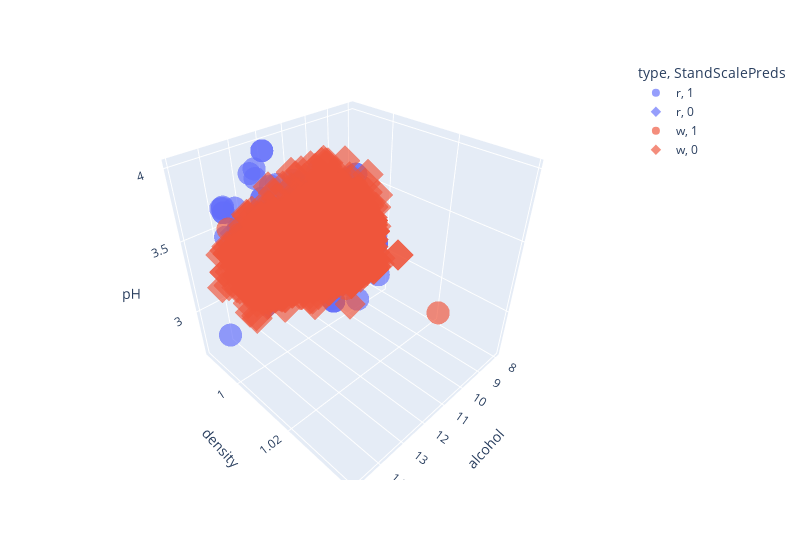

The notebook cell this image was saved under:
### Code cell
# hard to see clearly, but try 3d
# very little separation between alcohol/res. sugar, density, pH

# correct combos: r, 1 = purple circle and w, 0 = orange diamond

fig = px.scatter_3d(
    combined_withtypes,
    x="alcohol", #"residual sugar",
    y="density",
    z='pH',
    color="type",
    symbol="StandScalePreds",
    width=800,
    log_x=False,
    log_y=False,
    log_z=True,
    opacity=0.67
)
#fig.update_layout(legend=dict(x=0, y=1))
fig.show()

### Figure 1 — Plotly figure (JSON) as saved in the notebook; plotly's stock layout.template omitted (floating-point values rounded to 4 significant figures; data arrays with more than 128 entries replaced by an {"elided": "..."} marker saying what was removed)
{"data": [{"hovertemplate": "type=r<br>StandScalePreds=1<br>alcohol=%{x}<br>density=%{y}<br>pH=%{z}<extra></extra>", "legendgroup": "r, 1", "marker": {"color": "#636efa", "opacity": 0.67, "symbol": "circle"}, "mode": "markers", "name": "r, 1", "scene": "scene", "showlegend": true, "type": "scatter3d", "x": {"elided": "1575 float values"}, "y": {"elided": "1575 float values"}, "z": {"elided": "1575 float values"}}, {"hovertemplate": "type=r<br>StandScalePreds=0<br>alcohol=%{x}<br>density=%{y}<br>pH=%{z}<extra></extra>", "legendgroup": "r, 0", "marker": {"color": "#636efa", "opacity": 0.67, "symbol": "diamond"}, "mode": "markers", "name": "r, 0", "scene": "scene", "showlegend": true, "type": "scatter3d", "x": [9.2, 11.9, 12.1, 11.5, 9.5, 11.3, 11.7, 11.7, 12.7, 12.7, 12.3, 12.3, 11.8, 13.6, 9.5, 11.8, 11.5, 10.3, 12.4, 9.7, 10.55, 12.4, 11.2, 10.5], "y": [0.9954, 0.9912, 0.9952, 0.9922, 0.9964, 0.9948, 0.9906, 0.9906, 0.9901, 0.9901, 0.9932, 0.9932, 0.9945, 0.9902, 0.9934, 0.9952, 0.9957, 0.9972, 0.9933, 0.9952, 0.9924, 0.9934, 0.9949, 0.9968], "z": [3.32, 3.25, 3.44, 3.12, 3.27, 3.16, 3.26, 3.26, 2.89, 2.89, 3.01, 3.01, 2.98, 3.49, 3.32, 3.33, 3.3, 3.33, 3.35, 3.1, 3.3, 3.39, 3.34, 3.39]}, {"hovertemplate": "type=w<br>StandScalePreds=1<br>alcohol=%{x}<br>density=%{y}<br>pH=%{z}<extra></extra>", "legendgroup": "w, 1", "marker": {"color": "#EF553B", "opacity": 0.67, "symbol": "circle"}, "mode": "markers", "name": "w, 1", "scene": "scene", "showlegend": true, "type": "scatter3d", "x": [9.7, 9, 9.7, 10.2, 8.9, 10, 9.2, 9.6, 8.8, 10.7, 9.1, 9.2, 9, 10.5, 10.5, 9.5, 9.1, 10.7, 9.7, 10.8, 10, 9.4, 9.2, 9.4, 13.7, 13.7, 10.4, 10.6, 10.6, 10.1, 9.3, 10, 10.2, 10, 10.1, 10.2, 9.2, 10.1, 9.2, 10.2, 9.4, 9.5, 9.5, 10.4, 9.2, 9.2, 9.8, 10, 9.7, 13.5, 9.7, 12.6, 11.7, 9.5, 10.5, 10.4, 10.5, 13.5, 10.3, 12.4, 10.1, 9.4, 9.8, 10.2, 10.2, 13.8, 13.7, 9.5], "y": [0.994, 0.9951, 0.9966, 0.9938, 0.9972, 0.9934, 0.9938, 0.9954, 0.9944, 0.9965, 0.9983, 0.9972, 0.9984, 0.9963, 0.9963, 0.996, 0.9983, 0.9936, 0.9956, 0.995, 0.9932, 0.9937, 0.9993, 0.9965, 0.9907, 0.9907, 0.9934, 0.9946, 0.9946, 0.9957, 0.9988, 0.9968, 0.9958, 0.9932, 0.9948, 0.9966, 0.9991, 0.9925, 0.9932, 0.9994, 0.9948, 0.9936, 0.9978, 0.9926, 0.9977, 0.9977, 0.995, 0.9966, 0.995, 0.9908, 0.9949, 0.9919, 1.039, 0.9978, 0.9936, 0.9927, 0.9921, 0.9925, 0.9924, 0.9906, 0.9926, 0.9968, 0.9936, 0.9943, 0.9943, 0.9898, 0.9903, 0.9934], "z": [3.63, 3.38, 3.06, 3.32, 3.37, 3.34, 3.07, 3.29, 3.01, 3.48, 3.32, 3.4, 3.08, 3.72, 3.72, 3.36, 2.87, 3.54, 3.21, 3.22, 3.26, 3.31, 2.94, 3.2, 3.42, 3.42, 3.41, 3.31, 3.36, 3.27, 2.99, 3.11, 3.12, 3.16, 2.89, 3.02, 3.07, 3.09, 3.34, 3.12, 2.77, 3.08, 3.06, 3.05, 3.56, 3.56, 3.22, 3.33, 3.2, 3.48, 3.17, 3, 3.39, 3.02, 3.32, 3.42, 3.17, 3.32, 3.06, 3.35, 3.14, 3.13, 3.11, 3.44, 3.44, 3.53, 3.2, 3.18]}, {"hovertemplate": "type=w<br>StandScalePreds=0<br>alcohol=%{x}<br>density=%{y}<br>pH=%{z}<extra></extra>", "legendgroup": "w, 0", "marker": {"color": "#EF553B", "opacity": 0.67, "symbol": "diamond"}, "mode": "markers", "name": "w, 0", "scene": "scene", "showlegend": true, "type": "scatter3d", "x": {"elided": "4830 float values"}, "y": {"elided": "4830 float values"}, "z": {"elided": "4830 float values"}}], "layout": {"legend": {"title": {"text": "type, StandScalePreds"}, "tracegroupgap": 0}, "margin": {"t": 60}, "scene": {"domain": {"x": [0, 1], "y": [0, 1]}, "xaxis": {"title": {"text": "alcohol"}}, "yaxis": {"title": {"text": "density"}}, "zaxis": {"title": {"text": "pH"}, "type": "log"}}, "width": 800}}
